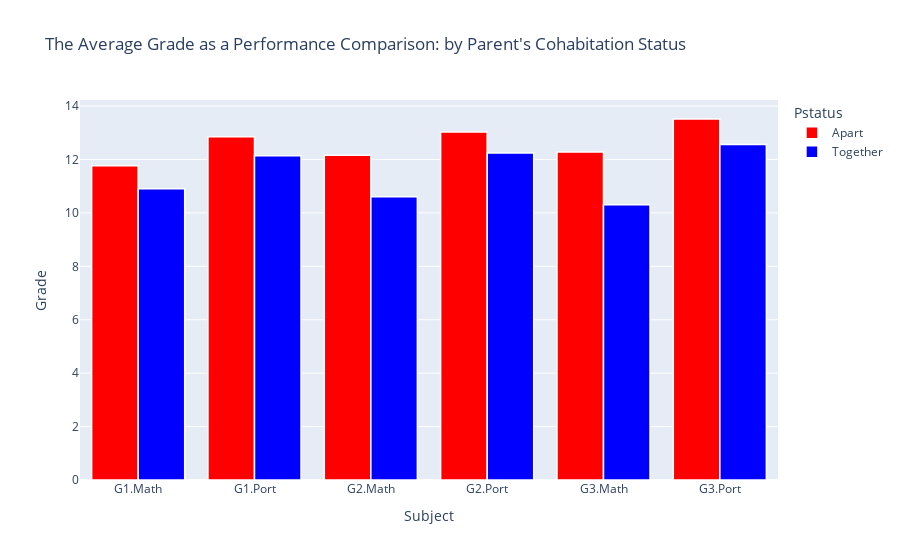

The notebook cell this image was saved under:
### Markdown cell above
### 3.2.2 The Impact of Parental Cohabitation Status on Grades

### Code cell
# Melt the DataFrame to create a long-form representation suitable for visualization
df_melted2 = df.melt(id_vars='Pstatus', value_vars=['G1.Math', 'G2.Math', 'G3.Math', 'G1.Port', 'G2.Port', 'G3.Port'], var_name='Subject', value_name='Grade')
grouping = df_melted2.groupby(by=["Pstatus", "Subject"])["Grade"].mean().reset_index()

# Map original values to descriptive names
status_mapping = {'T': 'Together', 'A': 'Apart'}
grouping['Pstatus'] = grouping['Pstatus'].map(status_mapping)

# Create a grouped bar plot with Plotly
fig = px.bar(grouping, x='Subject', y='Grade', color='Pstatus', barmode='group',
             title='The Average Grade as a Performance Comparison: by Parent\'s Cohabitation Status',
             labels={'Grade': 'Average Grade'}, color_discrete_map={'Together': 'blue', 'Apart': 'red'})

# Update layout and legend
fig.update_layout(xaxis_title='Subject', yaxis_title='Grade', showlegend=True)
fig.update_traces(marker_line_color='white', marker_line_width=1.5)
fig.show()

### Figure 1 — Plotly figure (JSON) as saved in the notebook; plotly's stock layout.template omitted (floating-point values rounded to 4 significant figures)
{"data": [{"alignmentgroup": "True", "hovertemplate": "Pstatus=Apart<br>Subject=%{x}<br>Average Grade=%{y}<extra></extra>", "legendgroup": "Apart", "marker": {"color": "red", "line": {"color": "white", "width": 1.5}, "pattern": {"shape": ""}}, "name": "Apart", "offsetgroup": "Apart", "orientation": "v", "showlegend": true, "textposition": "auto", "type": "bar", "x": ["G1.Math", "G1.Port", "G2.Math", "G2.Port", "G3.Math", "G3.Port"], "xaxis": "x", "y": [11.77, 12.85, 12.16, 13.03, 12.28, 13.52], "yaxis": "y"}, {"alignmentgroup": "True", "hovertemplate": "Pstatus=Together<br>Subject=%{x}<br>Average Grade=%{y}<extra></extra>", "legendgroup": "Together", "marker": {"color": "blue", "line": {"color": "white", "width": 1.5}, "pattern": {"shape": ""}}, "name": "Together", "offsetgroup": "Together", "orientation": "v", "showlegend": true, "textposition": "auto", "type": "bar", "x": ["G1.Math", "G1.Port", "G2.Math", "G2.Port", "G3.Math", "G3.Port"], "xaxis": "x", "y": [10.91, 12.14, 10.6, 12.25, 10.3, 12.56], "yaxis": "y"}], "layout": {"barmode": "group", "legend": {"title": {"text": "Pstatus"}, "tracegroupgap": 0}, "showlegend": true, "title": {"text": "The Average Grade as a Performance Comparison: by Parent's Cohabitation Status"}, "xaxis": {"anchor": "y", "domain": [0, 1], "title": {"text": "Subject"}}, "yaxis": {"anchor": "x", "domain": [0, 1], "title": {"text": "Grade"}}}}
